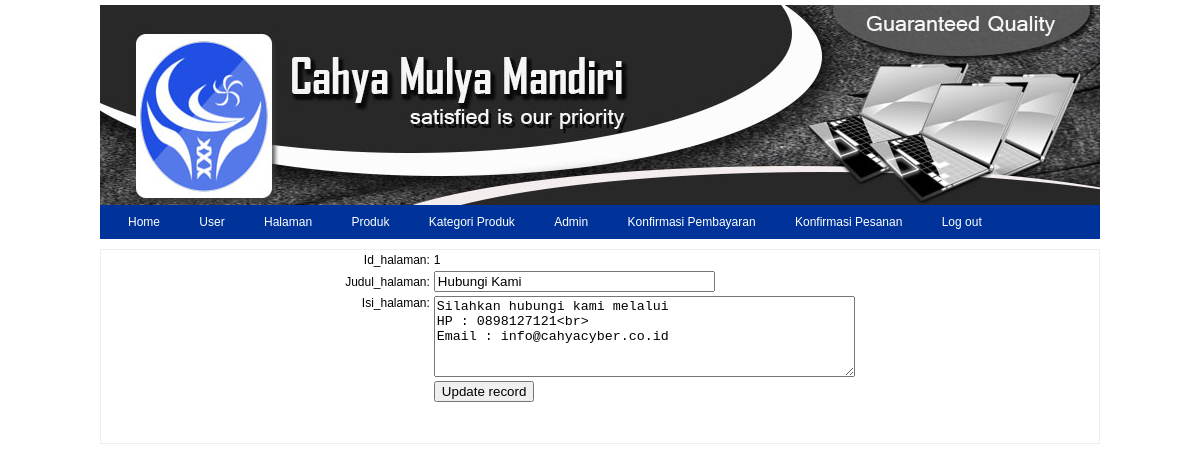
/panel/halaman/edit.php?id_halaman=1, run on the app's committed database.
### tables this page shows
CREATE TABLE `halaman` (
  `id_halaman` int(5) NOT NULL AUTO_INCREMENT,
  `judul_halaman` varchar(250) NOT NULL,
  `isi_halaman` text NOT NULL,
  PRIMARY KEY (`id_halaman`)
);

### panel/halaman/edit.php (the view, shortened to what this page needs)
<?php require_once('../../Connections/toko_cahya.php');include'../head.php';
include'../menu.php'; ?>
<?php
if (!function_exists("GetSQLValueString")) {
function GetSQLValueString($theValue, $theType, $theDefinedValue = "", $theNotDefinedValue = "")
{
  $theValue = function_exists("mysql_real_escape_string") ? mysql_real_escape_string($theValue) : mysql_escape_string($theValue);
  switch ($theType) {
    case "long":
    case "int":
      $theValue = ($theValue != "") ? intval($theValue) : "NULL";
      break;
  }
  return $theValue;
}
}
$editFormAction = $_SERVER['PHP_SELF'];
if (isset($_SERVER['QUERY_STRING'])) {
  $editFormAction .= "?" . htmlentities($_SERVER['QUERY_STRING']);
}
$colname_edit = "-1";
if (isset($_GET['id_halaman'])) {
  $colname_edit = $_GET['id_halaman'];
}
$query_edit = sprintf("SELECT * FROM halaman WHERE id_halaman = %s", GetSQLValueString($colname_edit, "int"));
$edit = mysql_query($query_edit, $toko_cahya) or die(mysql_error());
$row_edit = mysql_fetch_assoc($edit);
?>
<!DOCTYPE html PUBLIC "-//W3C//DTD XHTML 1.0 Transitional//EN" "http://www.w3.org/TR/xhtml1/DTD/xhtml1-transitional.dtd">
<html xmlns="http://www.w3.org/1999/xhtml">
<head>
</head>
<body>
<form action="<?php echo $editFormAction; ?>" method="post" name="form1" id="form1">
  <table align="center">
    <tr valign="baseline">
      <td nowrap="nowrap" align="right">Id_halaman:</td>
      <td><?php echo $row_edit['id_halaman']; ?></td>
    </tr>
    <tr valign="baseline">
      <td nowrap="nowrap" align="right">Judul_halaman:</td>
      <td><input type="text" name="judul_halaman" value="<?php echo htmlentities($row_edit['judul_halaman'], ENT_COMPAT, 'utf-8'); ?>" size="32" /></td>
    </tr>
    <tr valign="baseline">
      <td nowrap="nowrap" align="right" valign="top">Isi_halaman:</td>
      <td><textarea name="isi_halaman" cols="50" rows="5"><?php echo htmlentities($row_edit['isi_halaman'], ENT_COMPAT, 'utf-8'); ?></textarea></td>
    </tr>
    <tr valign="baseline">
      <td nowrap="nowrap" align="right">&nbsp;</td>
      <td><input type="submit" value="Update record" /></td>
    </tr>
  </table>
</form>
<p>&nbsp;</p>
</body>
</html>

### tema.css (style rules this page uses)
body { font-family:Verdana, Geneva, sans-serif; font-size:12px; margin:0; padding:0; }

### data on the page
halaman: id_halaman "1", judul_halaman "Hubungi Kami", isi_halaman "Silahkan hubungi kami melalui HP : 0898127121<br> Email : info@cahyacyber.co.id"
